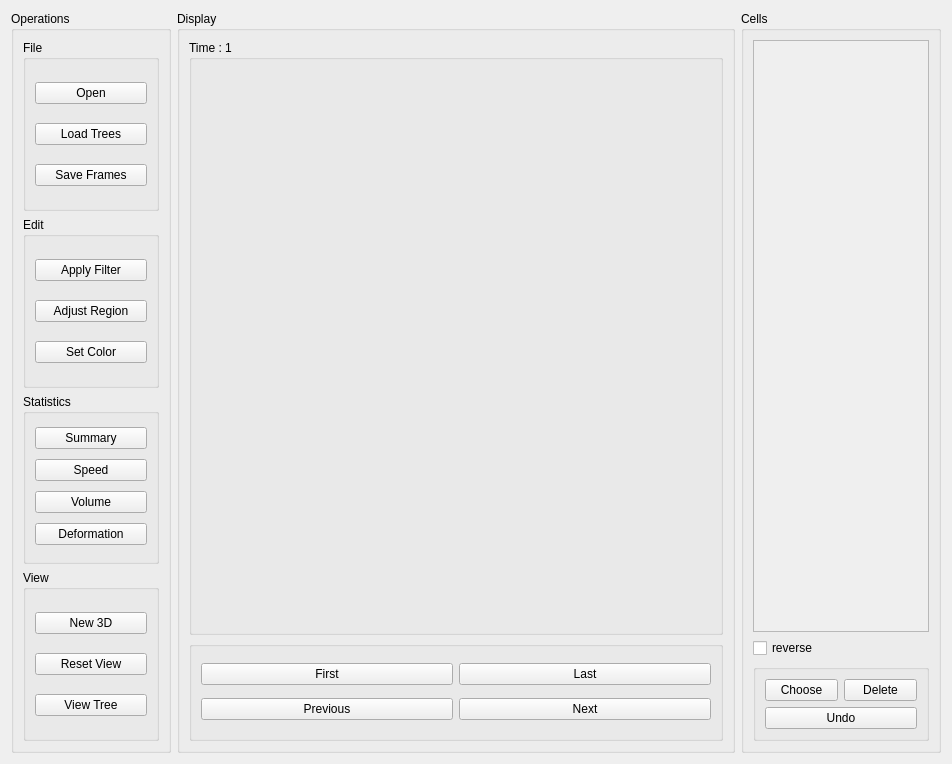
<?xml version="1.0" encoding="UTF-8"?>
<ui version="4.0">
 <class>window</class>
 <widget class="QWidget" name="window">
  <property name="geometry">
   <rect>
    <x>0</x>
    <y>0</y>
    <width>952</width>
    <height>764</height>
   </rect>
  </property>
  <property name="windowTitle">
   <string>At3D</string>
  </property>
  <layout class="QHBoxLayout" name="horizontalLayout" stretch="0,1,0">
   <item>
    <widget class="QGroupBox" name="operationGroupBox">
     <property name="minimumSize">
      <size>
       <width>160</width>
       <height>0</height>
      </size>
     </property>
     <property name="maximumSize">
      <size>
       <width>160</width>
       <height>16777215</height>
      </size>
     </property>
     <property name="title">
      <string>Operations</string>
     </property>
     <layout class="QVBoxLayout" name="verticalLayout_6">
      <item>
       <widget class="QGroupBox" name="fileGroupBox">
        <property name="title">
         <string>File</string>
        </property>
        <layout class="QVBoxLayout" name="verticalLayout">
         <item>
          <widget class="QPushButton" name="openButton">
           <property name="text">
            <string>Open</string>
           </property>
           <property name="autoDefault">
            <bool>false</bool>
           </property>
          </widget>
         </item>
         <item>
          <widget class="QPushButton" name="loadTreesButton">
           <property name="text">
            <string>Load Trees</string>
           </property>
          </widget>
         </item>
         <item>
          <widget class="QPushButton" name="saveFramesButton">
           <property name="text">
            <string>Save Frames</string>
           </property>
          </widget>
         </item>
        </layout>
       </widget>
      </item>
      <item>
       <widget class="QGroupBox" name="editGroupBox">
        <property name="title">
         <string>Edit</string>
        </property>
        <layout class="QVBoxLayout" name="verticalLayout_2">
         <item>
          <widget class="QPushButton" name="applyFilterButton">
           <property name="text">
            <string>Apply Filter</string>
           </property>
          </widget>
         </item>
         <item>
          <widget class="QPushButton" name="adjustRegionButton">
           <property name="text">
            <string>Adjust Region</string>
           </property>
          </widget>
         </item>
         <item>
          <widget class="QPushButton" name="setColorButton">
           <property name="text">
            <string>Set Color</string>
           </property>
          </widget>
         </item>
        </layout>
       </widget>
      </item>
      <item>
       <widget class="QGroupBox" name="statisticsGroupBox">
        <property name="title">
         <string>Statistics</string>
        </property>
        <layout class="QVBoxLayout" name="verticalLayout_3">
         <item>
          <widget class="QPushButton" name="summaryButton">
           <property name="text">
            <string>Summary</string>
           </property>
          </widget>
         </item>
         <item>
          <widget class="QPushButton" name="speedButton">
           <property name="text">
            <string>Speed</string>
           </property>
          </widget>
         </item>
         <item>
          <widget class="QPushButton" name="volumeButton">
           <property name="text">
            <string>Volume</string>
           </property>
          </widget>
         </item>
         <item>
          <widget class="QPushButton" name="deformationButton">
           <property name="text">
            <string>Deformation</string>
           </property>
          </widget>
         </item>
        </layout>
       </widget>
      </item>
      <item>
       <widget class="QGroupBox" name="viewGroupBox">
        <property name="title">
         <string>View</string>
        </property>
        <layout class="QVBoxLayout" name="verticalLayout_4">
         <item>
          <widget class="QPushButton" name="new3DButton">
           <property name="text">
            <string>New 3D</string>
           </property>
          </widget>
         </item>
         <item>
          <widget class="QPushButton" name="resetViewButton">
           <property name="text">
            <string>Reset View</string>
           </property>
          </widget>
         </item>
         <item>
          <widget class="QPushButton" name="viewTreeButton">
           <property name="text">
            <string>View Tree</string>
           </property>
          </widget>
         </item>
        </layout>
       </widget>
      </item>
     </layout>
    </widget>
   </item>
   <item>
    <widget class="QGroupBox" name="displayGroupBox">
     <property name="minimumSize">
      <size>
       <width>350</width>
       <height>0</height>
      </size>
     </property>
     <property name="baseSize">
      <size>
       <width>0</width>
       <height>0</height>
      </size>
     </property>
     <property name="title">
      <string>Display</string>
     </property>
     <layout class="QVBoxLayout" name="verticalLayout_5">
      <item>
       <widget class="QGroupBox" name="glGroupBox">
        <property name="title">
         <string>Time : 1</string>
        </property>
       </widget>
      </item>
      <item>
       <widget class="QGroupBox" name="controlGroupBox">
        <property name="minimumSize">
         <size>
          <width>0</width>
          <height>100</height>
         </size>
        </property>
        <property name="maximumSize">
         <size>
          <width>16777215</width>
          <height>100</height>
         </size>
        </property>
        <property name="title">
         <string/>
        </property>
        <layout class="QGridLayout" name="gridLayout">
         <item row="0" column="0">
          <widget class="QPushButton" name="firstButton">
           <property name="text">
            <string>First</string>
           </property>
          </widget>
         </item>
         <item row="0" column="1">
          <widget class="QPushButton" name="lastButton">
           <property name="text">
            <string>Last</string>
           </property>
          </widget>
         </item>
         <item row="1" column="0">
          <widget class="QPushButton" name="previousButton">
           <property name="text">
            <string>Previous</string>
           </property>
          </widget>
         </item>
         <item row="1" column="1">
          <widget class="QPushButton" name="nextButton">
           <property name="text">
            <string>Next</string>
           </property>
          </widget>
         </item>
        </layout>
       </widget>
      </item>
     </layout>
    </widget>
   </item>
   <item>
    <widget class="QGroupBox" name="cellsGroupBox">
     <property name="minimumSize">
      <size>
       <width>200</width>
       <height>0</height>
      </size>
     </property>
     <property name="maximumSize">
      <size>
       <width>200</width>
       <height>16777215</height>
      </size>
     </property>
     <property name="title">
      <string>Cells</string>
     </property>
     <layout class="QVBoxLayout" name="verticalLayout_7">
      <item>
       <widget class="QScrollArea" name="scrollArea">
        <property name="widgetResizable">
         <bool>true</bool>
        </property>
        <widget class="QWidget" name="scrollAreaWidgetContents">
         <property name="geometry">
          <rect>
           <x>0</x>
           <y>0</y>
           <width>166</width>
           <height>577</height>
          </rect>
         </property>
         <layout class="QVBoxLayout" name="verticalLayout_8">
          <item>
           <widget class="QWidget" name="cellWidget" native="true"/>
          </item>
         </layout>
        </widget>
       </widget>
      </item>
      <item>
       <widget class="QCheckBox" name="reverseCheckBox">
        <property name="text">
         <string>reverse</string>
        </property>
       </widget>
      </item>
      <item>
       <widget class="QGroupBox" name="groupBox">
        <layout class="QGridLayout" name="gridLayout_2">
         <item row="0" column="1">
          <widget class="QPushButton" name="deleteButton">
           <property name="text">
            <string>Delete</string>
           </property>
          </widget>
         </item>
         <item row="0" column="0">
          <widget class="QPushButton" name="chooseButton">
           <property name="text">
            <string>Choose</string>
           </property>
          </widget>
         </item>
         <item row="1" column="0" colspan="2">
          <widget class="QPushButton" name="undoButton">
           <property name="text">
            <string>Undo</string>
           </property>
          </widget>
         </item>
        </layout>
       </widget>
      </item>
     </layout>
    </widget>
   </item>
  </layout>
 </widget>
 <resources/>
 <connections>
  <connection>
   <sender>openButton</sender>
   <signal>clicked()</signal>
   <receiver>window</receiver>
   <slot>onOpen()</slot>
   <hints>
    <hint type="sourcelabel">
     <x>97</x>
     <y>72</y>
    </hint>
    <hint type="destinationlabel">
     <x>7</x>
     <y>57</y>
    </hint>
   </hints>
  </connection>
  <connection>
   <sender>loadTreesButton</sender>
   <signal>clicked()</signal>
   <receiver>window</receiver>
   <slot>onLoadTrees()</slot>
   <hints>
    <hint type="sourcelabel">
     <x>121</x>
     <y>114</y>
    </hint>
    <hint type="destinationlabel">
     <x>7</x>
     <y>91</y>
    </hint>
   </hints>
  </connection>
  <connection>
   <sender>saveFramesButton</sender>
   <signal>clicked()</signal>
   <receiver>window</receiver>
   <slot>onSaveFrames()</slot>
   <hints>
    <hint type="sourcelabel">
     <x>60</x>
     <y>154</y>
    </hint>
    <hint type="destinationlabel">
     <x>8</x>
     <y>137</y>
    </hint>
   </hints>
  </connection>
  <connection>
   <sender>applyFilterButton</sender>
   <signal>clicked()</signal>
   <receiver>window</receiver>
   <slot>onApplyFilter()</slot>
   <hints>
    <hint type="sourcelabel">
     <x>124</x>
     <y>285</y>
    </hint>
    <hint type="destinationlabel">
     <x>10</x>
     <y>233</y>
    </hint>
   </hints>
  </connection>
  <connection>
   <sender>summaryButton</sender>
   <signal>clicked()</signal>
   <receiver>window</receiver>
   <slot>onSummary()</slot>
   <hints>
    <hint type="sourcelabel">
     <x>103</x>
     <y>441</y>
    </hint>
    <hint type="destinationlabel">
     <x>9</x>
     <y>393</y>
    </hint>
   </hints>
  </connection>
  <connection>
   <sender>speedButton</sender>
   <signal>clicked()</signal>
   <receiver>window</receiver>
   <slot>onSpeed()</slot>
   <hints>
    <hint type="sourcelabel">
     <x>91</x>
     <y>476</y>
    </hint>
    <hint type="destinationlabel">
     <x>8</x>
     <y>435</y>
    </hint>
   </hints>
  </connection>
  <connection>
   <sender>volumeButton</sender>
   <signal>clicked()</signal>
   <receiver>window</receiver>
   <slot>onVolume()</slot>
   <hints>
    <hint type="sourcelabel">
     <x>80</x>
     <y>480</y>
    </hint>
    <hint type="destinationlabel">
     <x>8</x>
     <y>470</y>
    </hint>
   </hints>
  </connection>
  <connection>
   <sender>deformationButton</sender>
   <signal>clicked()</signal>
   <receiver>window</receiver>
   <slot>onDeformation()</slot>
   <hints>
    <hint type="sourcelabel">
     <x>111</x>
     <y>546</y>
    </hint>
    <hint type="destinationlabel">
     <x>8</x>
     <y>500</y>
    </hint>
   </hints>
  </connection>
  <connection>
   <sender>new3DButton</sender>
   <signal>clicked()</signal>
   <receiver>window</receiver>
   <slot>onNew3D()</slot>
   <hints>
    <hint type="sourcelabel">
     <x>100</x>
     <y>620</y>
    </hint>
    <hint type="destinationlabel">
     <x>7</x>
     <y>565</y>
    </hint>
   </hints>
  </connection>
  <connection>
   <sender>resetViewButton</sender>
   <signal>clicked()</signal>
   <receiver>window</receiver>
   <slot>onResetView()</slot>
   <hints>
    <hint type="sourcelabel">
     <x>83</x>
     <y>655</y>
    </hint>
    <hint type="destinationlabel">
     <x>8</x>
     <y>608</y>
    </hint>
   </hints>
  </connection>
  <connection>
   <sender>viewTreeButton</sender>
   <signal>clicked()</signal>
   <receiver>window</receiver>
   <slot>onViewTree()</slot>
   <hints>
    <hint type="sourcelabel">
     <x>129</x>
     <y>725</y>
    </hint>
    <hint type="destinationlabel">
     <x>7</x>
     <y>685</y>
    </hint>
   </hints>
  </connection>
  <connection>
   <sender>firstButton</sender>
   <signal>clicked()</signal>
   <receiver>window</receiver>
   <slot>onFirst()</slot>
   <hints>
    <hint type="sourcelabel">
     <x>434</x>
     <y>685</y>
    </hint>
    <hint type="destinationlabel">
     <x>173</x>
     <y>617</y>
    </hint>
   </hints>
  </connection>
  <connection>
   <sender>lastButton</sender>
   <signal>clicked()</signal>
   <receiver>window</receiver>
   <slot>onLast()</slot>
   <hints>
    <hint type="sourcelabel">
     <x>699</x>
     <y>685</y>
    </hint>
    <hint type="destinationlabel">
     <x>686</x>
     <y>636</y>
    </hint>
   </hints>
  </connection>
  <connection>
   <sender>nextButton</sender>
   <signal>clicked()</signal>
   <receiver>window</receiver>
   <slot>onNext()</slot>
   <hints>
    <hint type="sourcelabel">
     <x>699</x>
     <y>724</y>
    </hint>
    <hint type="destinationlabel">
     <x>681</x>
     <y>682</y>
    </hint>
   </hints>
  </connection>
  <connection>
   <sender>chooseButton</sender>
   <signal>clicked()</signal>
   <receiver>window</receiver>
   <slot>onChoose()</slot>
   <hints>
    <hint type="sourcelabel">
     <x>838</x>
     <y>695</y>
    </hint>
    <hint type="destinationlabel">
     <x>683</x>
     <y>606</y>
    </hint>
   </hints>
  </connection>
  <connection>
   <sender>deleteButton</sender>
   <signal>clicked()</signal>
   <receiver>window</receiver>
   <slot>onDelete()</slot>
   <hints>
    <hint type="sourcelabel">
     <x>915</x>
     <y>695</y>
    </hint>
    <hint type="destinationlabel">
     <x>900</x>
     <y>635</y>
    </hint>
   </hints>
  </connection>
  <connection>
   <sender>previousButton</sender>
   <signal>clicked()</signal>
   <receiver>window</receiver>
   <slot>onPrevious()</slot>
   <hints>
    <hint type="sourcelabel">
     <x>454</x>
     <y>724</y>
    </hint>
    <hint type="destinationlabel">
     <x>178</x>
     <y>672</y>
    </hint>
   </hints>
  </connection>
  <connection>
   <sender>setColorButton</sender>
   <signal>clicked()</signal>
   <receiver>window</receiver>
   <slot>onSetColor()</slot>
   <hints>
    <hint type="sourcelabel">
     <x>74</x>
     <y>314</y>
    </hint>
    <hint type="destinationlabel">
     <x>7</x>
     <y>300</y>
    </hint>
   </hints>
  </connection>
  <connection>
   <sender>undoButton</sender>
   <signal>clicked()</signal>
   <receiver>window</receiver>
   <slot>onUndo()</slot>
   <hints>
    <hint type="sourcelabel">
     <x>915</x>
     <y>729</y>
    </hint>
    <hint type="destinationlabel">
     <x>687</x>
     <y>713</y>
    </hint>
   </hints>
  </connection>
  <connection>
   <sender>reverseCheckBox</sender>
   <signal>stateChanged(int)</signal>
   <receiver>window</receiver>
   <slot>onReverse()</slot>
   <hints>
    <hint type="sourcelabel">
     <x>771</x>
     <y>614</y>
    </hint>
    <hint type="destinationlabel">
     <x>735</x>
     <y>622</y>
    </hint>
   </hints>
  </connection>
 </connections>
 <slots>
  <slot>onOpen()</slot>
  <slot>onLoadTrees()</slot>
  <slot>onSaveFrames()</slot>
  <slot>onApplyFilter()</slot>
  <slot>onSetColor()</slot>
  <slot>onSummary()</slot>
  <slot>onSpeed()</slot>
  <slot>onVolume()</slot>
  <slot>onDeformation()</slot>
  <slot>onNew3D()</slot>
  <slot>onResetView()</slot>
  <slot>onViewCells()</slot>
  <slot>onViewTree()</slot>
  <slot>onFirst()</slot>
  <slot>onLast()</slot>
  <slot>onPrevious()</slot>
  <slot>onNext()</slot>
  <slot>onChoose()</slot>
  <slot>onDelete()</slot>
  <slot>onUndo()</slot>
  <slot>onReverse()</slot>
 </slots>
</ui>
